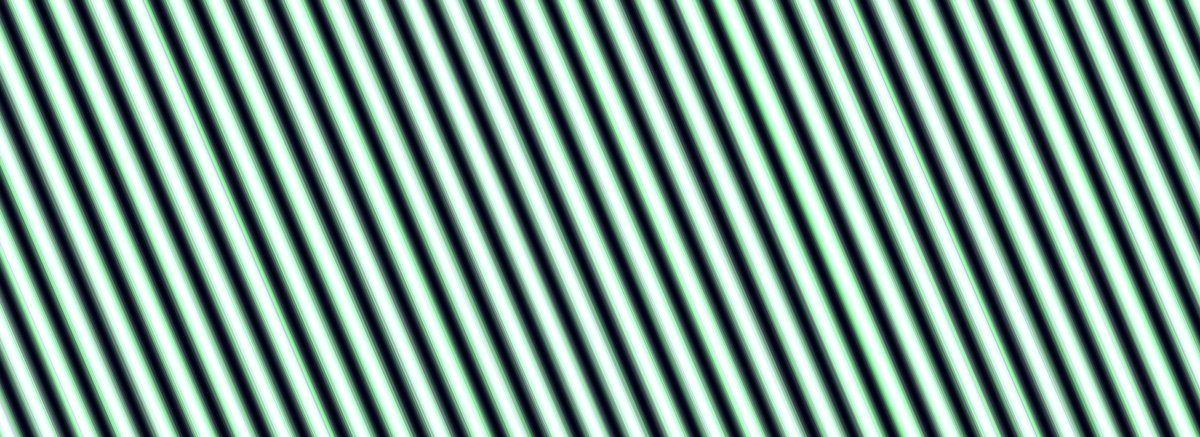
Frame 1 (no input)
Frame 60 (the mouse pressed at the canvas centre just before this capture): identical to frame 1, image omitted
Frame 120 (the mouse held since frame 60 and released just before this capture): identical to frame 1, image omitted

The Processing sketch that drew this single still picture (run headless with seeded random() and noise(); from frame 60 on, the mouse is pressed at the canvas centre):

// Processing sketch: Math_3_Parametric_Sines_4_Experiment_1
// ── Math_3_Parametric_Sines_4_Experiment_1.pde
float x1,x2;
float offset = 126.0;
float scaleVal = 126.0;
float angleInc = 0.1;
float angle = 0.0;
float[] colorArray = new float[2500];
int y;

void setup(){
  size(1920, 700);
  smooth();
  background(175);
  x1 = 0;
  x2 = 0;
  translate(x1, x2);
  strokeWeight(2);
  for(int x = 0; x < colorArray.length; x++){
      colorArray[x] = offset + (sin(angle)*scaleVal);
      angle += angleInc;
  }  
  println(colorArray.length);
  for(int x = 0; x < colorArray.length; x++){
    stroke(colorArray[x], colorArray[x]+random(colorArray[x]), colorArray[x]+20);
    line(x-300, 0, x, height);
  }
}

void draw(){
}
